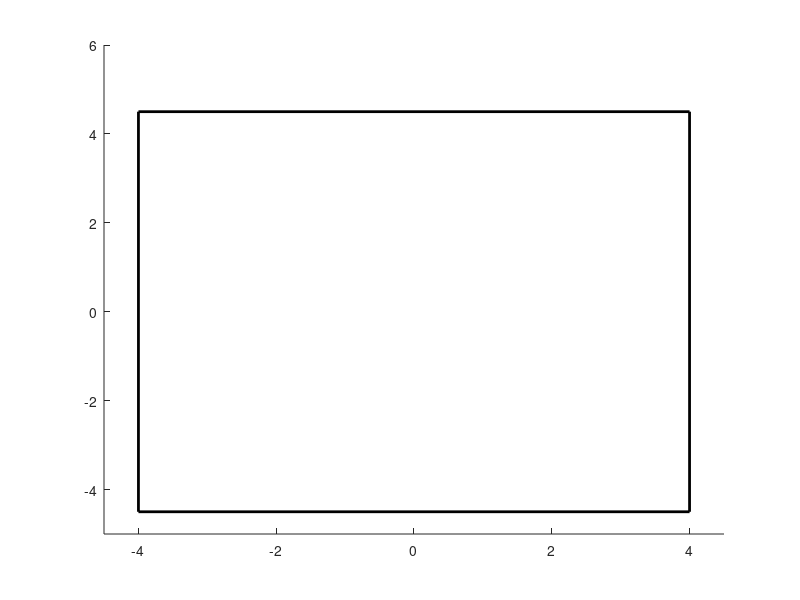

Source code (MATLAB): (Note: this script raises an error after producing the figure.)
w=8;
h=9;

        
figure;
line([w/2, w/2], [h/2, -h/2], 'color', 'black', 'linewidth', 2)
hold
line([-w/2, -w/2], [h/2, -h/2], 'color', 'black', 'linewidth', 2)
line([w/2, -w/2], [h/2, h/2], 'color', 'black', 'linewidth', 2)
line([w/2, -w/2], [-h/2, -h/2], 'color', 'black', 'linewidth', 2)
axis([-w/2-.5 w/2+.5 -h/2-.5 h/2+1.5])

X=load('speakerMap2D.mat');
speaker_locs = X.full_map2d;
for n=1:12
    scatter(speaker_locs(n,1),speaker_locs(n,2),100, ... 
        'markeredge', [.3 .5 .7], ...
        'markerface', [.3 .7 .7], ...
        'linewidth', 2);
    text(speaker_locs(n,1)-.4, speaker_locs(n,2)-.2, sprintf('%d',n), 'fontsize', 14);

end

for n=13:20
    scatter(speaker_locs(n,1),speaker_locs(n,2),100, ... 
        'markeredge', [.7 .5 .3], ...
        'markerface', [.7 .7 .3], ...
        'linewidth', 2);
    text(speaker_locs(n,1)-.4, speaker_locs(n,2)-.2, sprintf('%d',n), 'fontsize', 14);
end
text(-w/2,-h/2+.5 , 'door', 'fontsize', 14);
%set(gca, 'XDir', 'reverse');
set(gca, 'YDir', 'reverse');
hold off